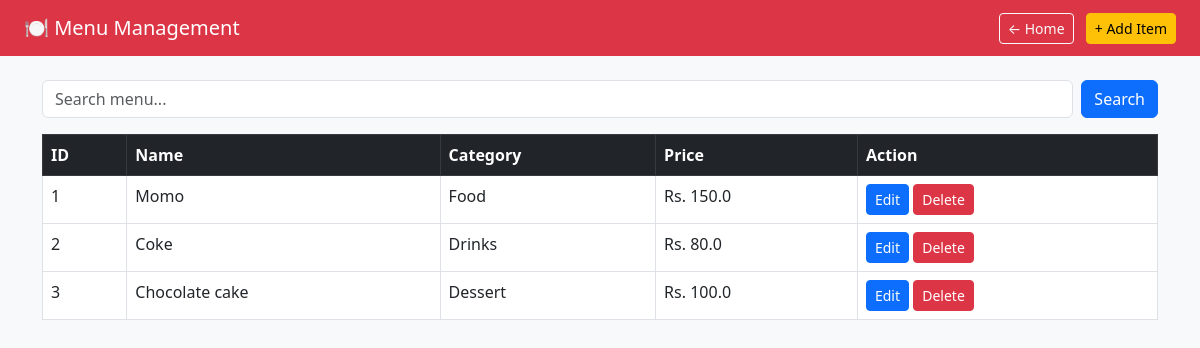
/menu (signed in), run on the app's committed database.
### tables this page shows
CREATE TABLE menu (
            id INTEGER PRIMARY KEY AUTOINCREMENT,
            name TEXT NOT NULL,
            price REAL NOT NULL,
            category TEXT
        );

### app.py (the view)
@app.route("/menu")
def menu():
    if "user_id" not in session:
        return redirect(url_for("login"))
    conn = get_db()
    cursor = conn.cursor()
    cursor.execute("SELECT * FROM menu")
    items = cursor.fetchall()
    conn.close()
    return render_template("menu.html", items=items)

### app.py (called while the page is built)
def get_db():
    conn = sqlite3.connect("restaurant.db")
    conn.row_factory = sqlite3.Row
    return conn

### templates/menu.html (shortened to what this page needs)
<!DOCTYPE html>
<html lang="en">
<head>
    <link href="https://cdn.jsdelivr.net/npm/bootstrap@5.3.0/dist/css/bootstrap.min.css" rel="stylesheet">
</head>
<body class="bg-light">
    <nav class="navbar navbar-dark bg-danger px-4">
        <span class="navbar-brand">🍽️ Menu Management</span>
        <div>
            <a href="/" class="btn btn-outline-light btn-sm me-2">← Home</a>
            <a href="/menu/add" class="btn btn-warning btn-sm">+ Add Item</a>
        </div>
    </nav>
    <div class="container mt-4">
         <form method="GET" action="{{ url_for('search') }}" class="mb-3 d-flex">
            <input type="text" name="q" class="form-control me-2" placeholder="Search menu..." value="{{ query or '' }}">
            <button class="btn btn-primary">Search</button>
        </form>
        <table class="table table-bordered table-hover bg-white">
            <thead class="table-dark">
                <tr>
                    <th>ID</th>
                    <th>Name</th>
                    <th>Category</th>
                    <th>Price</th>
                    <th>Action</th>
                </tr>
            </thead>
            <tbody>
                {% for item in items %}
                <tr>
                    <td>{{ item["id"] }}</td>
                    <td>{{ item["name"] }}</td>
                    <td>{{ item["category"] }}</td>
                    <td>Rs. {{ item["price"] }}</td>
                    <td>
                        <a href="{{ url_for('edit', id=item['id']) }}" class="btn btn-primary btn-sm">Edit</a>
                        <form action="/menu/delete/{{ item['id'] }}" method="POST" style="display:inline;">
                            <button type="submit" class="btn btn-danger btn-sm">Delete</button>
                        </form>
                    </td>
                </tr>
                {% else %}
                <tr>
                    <td colspan="5" class="text-center text-muted">No menu items yet!</td>
                </tr>
                {% endfor %}
            </tbody>
        </table>
    </div>
</body>
</html>

### data on the page
menu: id "1", name "Momo", category "Food", price "150.0"
menu: id "2", name "Coke", category "Drinks", price "80.0"
menu: id "3", name "Chocolate cake", category "Dessert", price "100.0"
